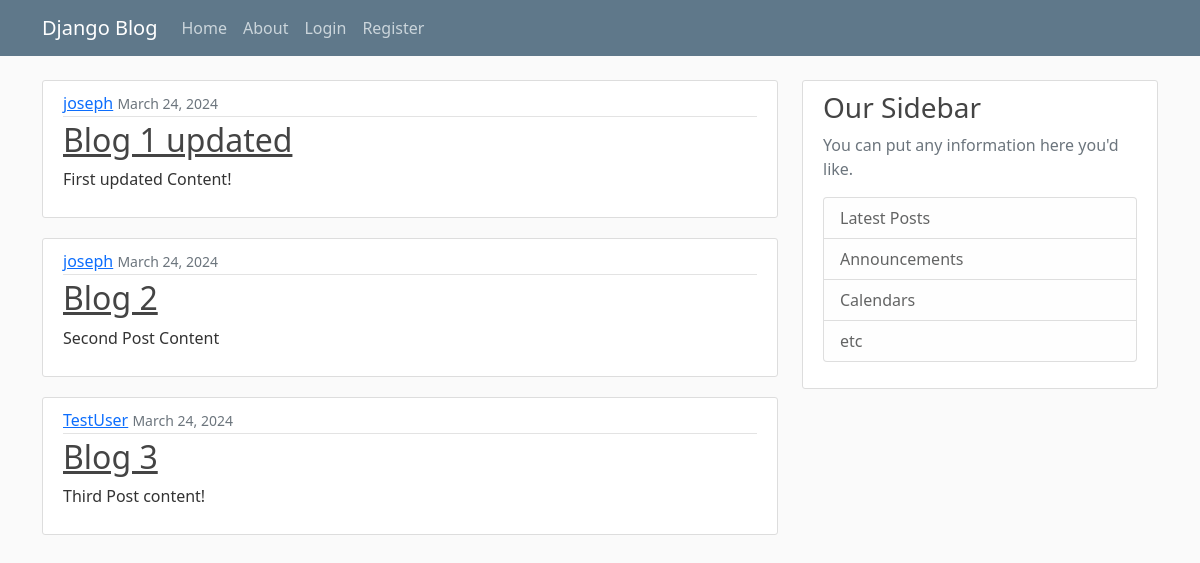
The page / on the database its author committed.
### blog/models.py (models this page shows, shortened)
class Post(models.Model):
    title = models.CharField( max_length=100)
    content = models.TextField()
    date_posted = models.DateTimeField(default=timezone.now)
    author = models.ForeignKey(User, on_delete=models.CASCADE)

### blog/views.py (the view)
# urls.py: path('', views.home, name="blog-home"),
def home(request):
    context = {
          'posts':Post.objects.all()
    }
    return render(request, 'blog/home.html', context)

### blog/templates/blog/home.html
{% extends "blog/base.html" %}
{% block content %}
  {% for post in posts %}
    <article class="media content-section">
      <div class="media-body">
        <div class="article-metadata">
          <a class="mr-2" href="#">{{ post.author }}</a>
          <small class="text-muted">{{ post.date_posted|date:"F d, Y" }}</small>
        </div>
        <h2>
          <a class="article-title" href="#">{{ post.title }}</a>
        </h2>
        <p class="article-content">{{ post.content }}</p>
      </div>
    </article>
  {% endfor %}
{% endblock content %}

### blog/templates/blog/base.html (shortened to what this page needs)
{% load static %}
<!DOCTYPE html>
<html lang="en">
    <head>
        <link href="https://cdn.jsdelivr.net/npm/bootstrap@5.0.2/dist/css/bootstrap.min.css"
              rel="stylesheet"
>
        <link rel="stylesheet" type"text/css" href="{% static "blog/main.css" %}">
    </head>
    <body>
        <header class="site-header">
            <nav class="navbar navbar-expand-md navbar-dark bg-steel fixed-top">
                <div class="container">
                    <a class="navbar-brand mr-4" href="{% url "blog-home" %}">Django Blog</a>
                    <div class="collapse navbar-collapse" id="navbarToggle">
                        <div class="navbar-nav mr-4">
                            <a class="nav-item nav-link" href="{% url "blog-home" %}">Home</a>
                            <a class="nav-item nav-link" href="{% url "blog-about" %}">About</a>
                        </div>
                        <div class="navbar-nav">
                            {% if user.is_authenticated %}
                                <a class="nav-item nav-link" href="{% url "profile" %}">Profile</a>
                                <form method="post" action="{% url 'logout' %}">
                                    {% csrf_token %}
                                    <button class="btn btn-link nav-item nav-link" type="submit">Logout</button>
                                </form>
                            {% else %}
                                <a class="nav-item nav-link" href="{% url "login" %}">Login</a>
                                <a class="nav-item nav-link" href="{% url "register" %}">Register</a>
                            {% endif %}
                        </div>
                    </div>
                </div>
            </nav>
        </header>
        <main role="main" class="container">
            <div class="row">
                <div class="col-md-8">
                    {% block content %}
                    {% endblock content %}
                </div>
                <div class="col-md-4">
                    <div class="content-section">
                        <h3>Our Sidebar</h3>
                        <p class="text-muted">
                            You can put any information here you'd like.
                            <ul class="list-group">
                                <li class="list-group-item list-group-item-light">Latest Posts</li>
                                <li class="list-group-item list-group-item-light">Announcements</li>
                                <li class="list-group-item list-group-item-light">Calendars</li>
                                <li class="list-group-item list-group-item-light">etc</li>
                            </ul>
                        </p>
                    </div>
                </div>
            </div>
        </main>
    </body>
</html>

### blog/static/blog/main.css (style rules this page uses)
body { background: #fafafa; color: #333333; margin-top: 5rem; }
h1, h2, h3, h4, h5, h6 { color: #444444; }
ul { margin: 0; }
.bg-steel { background-color: #5f788a; }
.site-header .navbar-nav .nav-link { color: #cbd5db; }
.content-section { background: #ffffff; padding: 10px 20px; border: 1px solid #dddddd; border-radius: 3px; margin-bottom: 20px; }
.article-title { color: #444444; }
.article-content { white-space: pre-line; }
.article-metadata { padding-bottom: 1px; margin-bottom: 4px; border-bottom: 1px solid #e3e3e3; }

### rows shown on the page
Post: author "joseph", date_posted "March 24, 2024", title "Blog 1 updated", content "First updated Content!"
Post: author "joseph", date_posted "March 24, 2024", title "Blog 2", content "Second Post Content"
Post: author "TestUser", date_posted "March 24, 2024", title "Blog 3", content "Third Post content!"
